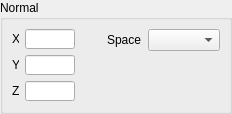
<ui version="4.0" >
 <class>NormalPropertyModifier</class>
 <widget class="QWidget" name="NormalPropertyModifier" >
  <property name="geometry" >
   <rect>
    <x>0</x>
    <y>0</y>
    <width>232</width>
    <height>114</height>
   </rect>
  </property>
  <property name="minimumSize" >
   <size>
    <width>232</width>
    <height>114</height>
   </size>
  </property>
  <property name="maximumSize" >
   <size>
    <width>232</width>
    <height>114</height>
   </size>
  </property>
  <property name="windowTitle" >
   <string>Form</string>
  </property>
  <layout class="QVBoxLayout" name="verticalLayout_2" >
   <property name="spacing" >
    <number>0</number>
   </property>
   <property name="margin" >
    <number>0</number>
   </property>
   <item>
    <widget class="QGroupBox" name="propGroupBox" >
     <property name="title" >
      <string>Normal</string>
     </property>
     <layout class="QHBoxLayout" name="horizontalLayout_5" >
      <item>
       <layout class="QVBoxLayout" name="verticalLayout" >
        <item>
         <layout class="QHBoxLayout" name="horizontalLayout" >
          <item>
           <widget class="QLabel" name="xLabel" >
            <property name="minimumSize" >
             <size>
              <width>7</width>
              <height>15</height>
             </size>
            </property>
            <property name="maximumSize" >
             <size>
              <width>7</width>
              <height>15</height>
             </size>
            </property>
            <property name="text" >
             <string>X</string>
            </property>
           </widget>
          </item>
          <item>
           <widget class="QLineEdit" name="xEdit" >
            <property name="minimumSize" >
             <size>
              <width>50</width>
              <height>20</height>
             </size>
            </property>
            <property name="maximumSize" >
             <size>
              <width>50</width>
              <height>20</height>
             </size>
            </property>
            <property name="text" >
             <string/>
            </property>
           </widget>
          </item>
          <item>
           <spacer name="horizontalSpacer_2" >
            <property name="orientation" >
             <enum>Qt::Horizontal</enum>
            </property>
            <property name="sizeHint" stdset="0" >
             <size>
              <width>40</width>
              <height>20</height>
             </size>
            </property>
           </spacer>
          </item>
         </layout>
        </item>
        <item>
         <layout class="QHBoxLayout" name="horizontalLayout_2" >
          <item>
           <widget class="QLabel" name="yLabel" >
            <property name="minimumSize" >
             <size>
              <width>7</width>
              <height>15</height>
             </size>
            </property>
            <property name="maximumSize" >
             <size>
              <width>7</width>
              <height>15</height>
             </size>
            </property>
            <property name="text" >
             <string>Y</string>
            </property>
           </widget>
          </item>
          <item>
           <widget class="QLineEdit" name="yEdit" >
            <property name="minimumSize" >
             <size>
              <width>50</width>
              <height>20</height>
             </size>
            </property>
            <property name="maximumSize" >
             <size>
              <width>50</width>
              <height>20</height>
             </size>
            </property>
           </widget>
          </item>
          <item>
           <spacer name="horizontalSpacer_3" >
            <property name="orientation" >
             <enum>Qt::Horizontal</enum>
            </property>
            <property name="sizeHint" stdset="0" >
             <size>
              <width>40</width>
              <height>20</height>
             </size>
            </property>
           </spacer>
          </item>
         </layout>
        </item>
        <item>
         <layout class="QHBoxLayout" name="horizontalLayout_3" >
          <item>
           <widget class="QLabel" name="zLabel" >
            <property name="minimumSize" >
             <size>
              <width>7</width>
              <height>15</height>
             </size>
            </property>
            <property name="maximumSize" >
             <size>
              <width>7</width>
              <height>15</height>
             </size>
            </property>
            <property name="text" >
             <string>Z</string>
            </property>
           </widget>
          </item>
          <item>
           <widget class="QLineEdit" name="zEdit" >
            <property name="minimumSize" >
             <size>
              <width>50</width>
              <height>20</height>
             </size>
            </property>
            <property name="maximumSize" >
             <size>
              <width>60</width>
              <height>20</height>
             </size>
            </property>
           </widget>
          </item>
          <item>
           <spacer name="horizontalSpacer_4" >
            <property name="orientation" >
             <enum>Qt::Horizontal</enum>
            </property>
            <property name="sizeHint" stdset="0" >
             <size>
              <width>40</width>
              <height>20</height>
             </size>
            </property>
           </spacer>
          </item>
         </layout>
        </item>
       </layout>
      </item>
      <item>
       <spacer name="horizontalSpacer" >
        <property name="orientation" >
         <enum>Qt::Horizontal</enum>
        </property>
        <property name="sizeHint" stdset="0" >
         <size>
          <width>77</width>
          <height>20</height>
         </size>
        </property>
       </spacer>
      </item>
      <item>
       <layout class="QVBoxLayout" >
        <item>
         <layout class="QHBoxLayout" >
          <item>
           <widget class="QLabel" name="spaceLabel" >
            <property name="text" >
             <string>Space</string>
            </property>
           </widget>
          </item>
          <item>
           <widget class="QComboBox" name="spaceCombo" >
            <property name="minimumSize" >
             <size>
              <width>0</width>
              <height>0</height>
             </size>
            </property>
            <property name="maximumSize" >
             <size>
              <width>100</width>
              <height>16777215</height>
             </size>
            </property>
           </widget>
          </item>
         </layout>
        </item>
        <item>
         <spacer>
          <property name="orientation" >
           <enum>Qt::Vertical</enum>
          </property>
          <property name="sizeHint" stdset="0" >
           <size>
            <width>20</width>
            <height>40</height>
           </size>
          </property>
         </spacer>
        </item>
       </layout>
      </item>
     </layout>
    </widget>
   </item>
  </layout>
 </widget>
 <resources/>
 <connections/>
</ui>
